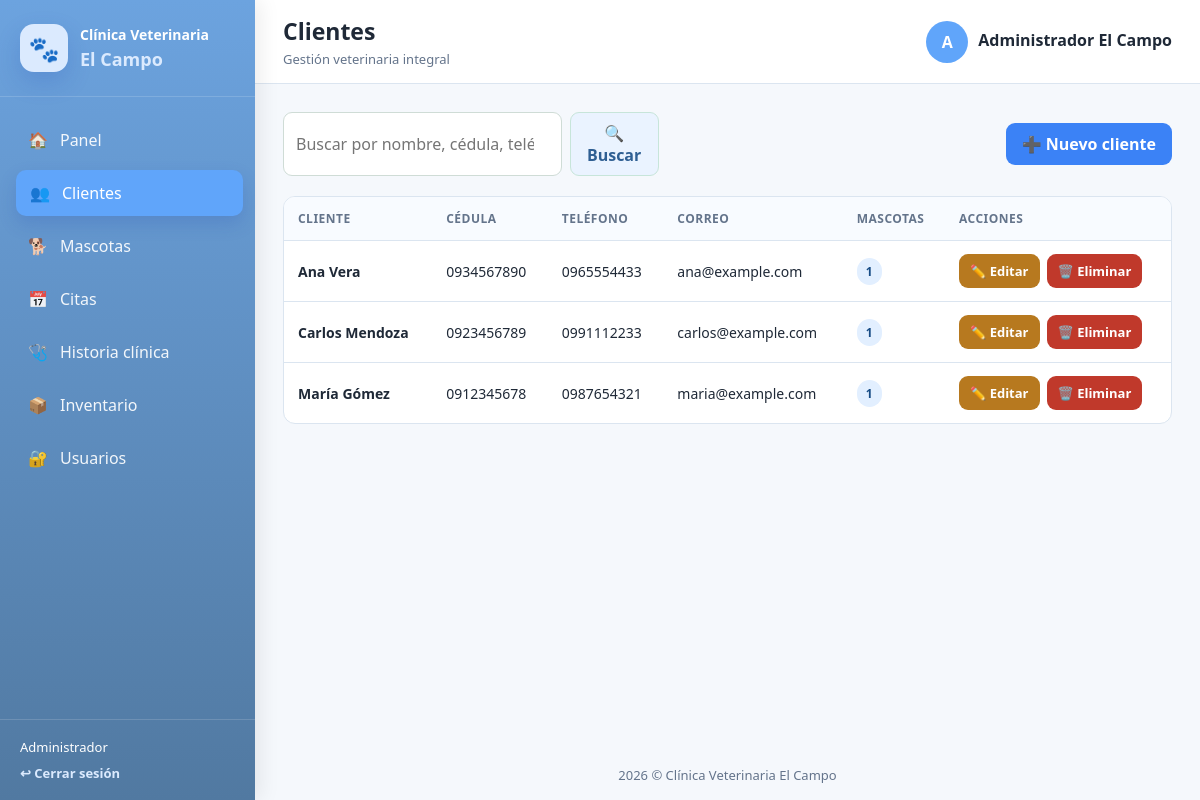
The page /clientes/index.php (signed in) on the database its author committed.
### tables this page shows
CREATE TABLE clientes (
    id INT UNSIGNED AUTO_INCREMENT PRIMARY KEY,
    nombres VARCHAR(100) NOT NULL,
    apellidos VARCHAR(100) NOT NULL,
    cedula VARCHAR(13) NULL UNIQUE,
    telefono VARCHAR(30) NOT NULL,
    email VARCHAR(150) NULL UNIQUE,
    direccion VARCHAR(255) NULL,
    created_at TIMESTAMP NOT NULL DEFAULT CURRENT_TIMESTAMP
);

### config/app.php (called while the page is built, shortened)
<?php
function url(string $ruta = ''): string
{
    $base = rtrim(BASE_URL, '/');
    $ruta = ltrim($ruta, '/');
    return $base . '/' . $ruta;
}
function e(mixed $valor): string
{
    return htmlspecialchars(
        (string) ($valor ?? ''),
        ENT_QUOTES,
        'UTF-8'
    );
}

### includes/auth.php (called while the page is built, shortened)
<?php
if (!function_exists('current_user')) {
    function current_user(): array
    {
        return [
            'id' => (int) (
                $_SESSION['usuario_id']
                ?? $_SESSION['id_usuario']
                ?? $_SESSION['user_id']
                ?? $_SESSION['id']
                ?? 0
            ),
            'nombre' => trim(
                (string) (
                    $_SESSION['nombre']
                    ?? $_SESSION['usuario']
                    ?? $_SESSION['nombre_usuario']
                    ?? ''
                )
            ),
            'correo' => trim(
                (string) (
                    $_SESSION['correo']
                    ?? $_SESSION['email']
                    ?? ''
                )
            ),
            'rol' => trim(
                (string) (
                    $_SESSION['rol']
                    ?? $_SESSION['nombre_rol']
                    ?? ''
                )
            ),
        ];
    }
}
if (!function_exists('is_logged_in')) {
    function is_logged_in(): bool
    {
        $usuario = current_user();
        return (int) ($usuario['id'] ?? 0) > 0;
    }
}
if (!function_exists('normalize_role')) {
    function normalize_role(string $rol): string
    {
        $rol = strtolower(trim($rol));
        $rol = strtr(
            $rol,
            [
                'á' => 'a',
                'é' => 'e',
                'í' => 'i',
                'ó' => 'o',
                'ú' => 'u',
                'ü' => 'u',
                'ñ' => 'n',
            ]
        );
        $rol = preg_replace('/\s+/', ' ', $rol) ?? $rol;
        return match ($rol) {
            'admin',
            'administrador',
            'administrator' => 'administrador',
            'medico',
            'medico veterinario',
            'veterinario' => 'veterinario',
            'recepcion',
            'recepcionista' => 'recepcionista',
            default => $rol,
        };
    }
}
if (!function_exists('current_role')) {
    function current_role(): string
    {
        $usuario = current_user();
        return normalize_role(
            (string) ($usuario['rol'] ?? '')
        );
    }
}
if (!function_exists('role_permissions')) {
    function role_permissions(): array
    {
        return [
            'administrador' => [
                'dashboard.ver',
                'clientes.ver',
                'clientes.crear',
                'clientes.editar',
                'clientes.eliminar',
                'mascotas.ver',
                'mascotas.crear',
                'mascotas.editar',
                'mascotas.eliminar',
                'citas.ver',
                'citas.crear',
                'citas.editar',
                'citas.eliminar',
                'historias.ver',
                'historias.crear',
                'historias.editar',
                'historias.eliminar',
                'inventario.ver',
                'inventario.crear',
                'inventario.editar',
                'inventario.eliminar',
                'usuarios.ver',
                'usuarios.crear',
                'usuarios.editar',
                'usuarios.eliminar',
                'reportes.ver',
                'configuracion.ver',
                'configuracion.editar',
            ],
            'veterinario' => [
                'dashboard.ver',
                'clientes.ver',
                'mascotas.ver',
                'mascotas.crear',
                'mascotas.editar',
                'citas.ver',
                'citas.editar',
                'historias.ver',
                'historias.crear',
                'historias.editar',
                'inventario.ver',
                'reportes.ver',
            ],
            'recepcionista' => [
                'dashboard.ver',
                'clientes.ver',
                'clientes.crear',
                'clientes.editar',
                'mascotas.ver',
                'mascotas.crear',
                'mascotas.editar',
                'citas.ver',
                'citas.crear',
                'citas.editar',
                'citas.eliminar',
                'historias.ver',
                'inventario.ver',
            ],
        ];
    }
}
if (!function_exists('current_permissions')) {
    function current_permissions(): array
    {
        $matriz = role_permissions();
        $rol = current_role();
        return $matriz[$rol] ?? [];
    }
}
if (!function_exists('can')) {
    function can(string $permiso): bool
    {
        return in_array(
            $permiso,
            current_permissions(),
            true
        );
    }
}

### clientes/index.php (the view, shortened to what this page needs)
<?php
$raiz = dirname(__DIR__);
require_once $raiz . '/config/app.php';
require_once $raiz . '/config/conexion.php';
require_once $raiz . '/includes/auth.php';
$puedeCrear = can('clientes.crear');
$puedeEditar = can('clientes.editar');
$puedeEliminar = can('clientes.eliminar');
$buscar = trim(
    (string) ($_GET['buscar'] ?? '')
);
$clientes = [];
try {
    $sql = '
        SELECT
            c.id,
            c.nombres,
            c.apellidos,
            c.cedula,
            c.telefono,
            c.email,
            (
                SELECT COUNT(*)
                FROM mascotas m
                WHERE m.cliente_id = c.id
            ) AS total_mascotas
        FROM clientes c
    ';
    $parametros = [];
    $sql .= ' ORDER BY c.id DESC';
    $consulta = $pdo->prepare($sql);
    $consulta->execute($parametros);
    $clientes = $consulta->fetchAll(
        PDO::FETCH_ASSOC
    );
} catch (Throwable $error) {
    error_log(
        'Error al consultar clientes: ' .
        $error->getMessage()
    );
    $mensajeError =
        'No se pudieron cargar los clientes. ' .
        'Comprueba la tabla clientes y sus columnas.';
}
require_once $raiz . '/includes/header.php';
?>
<div class="page-actions">
    <form
        class="search-bar"
        method="GET"
        action="<?= e(url('clientes/index.php')) ?>"
    >
        <input
            type="search"
            name="buscar"
            value="<?= e($buscar) ?>"
            placeholder="Buscar por nombre, cédula, teléfono o correo..."
            autocomplete="off"
        >
        <button
            class="btn btn-secondary"
            type="submit"
        >
            🔍 Buscar
        </button>
    </form>
    <?php if ($puedeCrear): ?>
        <a
            class="btn btn-primary"
            href="<?= e(url('clientes/crear.php')) ?>"
        >
            ➕ Nuevo cliente
        </a>
    <?php endif; ?>
</div>
<div class="table-wrapper">
    <table>
        <thead>
        <tr>
            <th>Cliente</th>
            <th>Cédula</th>
            <th>Teléfono</th>
            <th>Correo</th>
            <th>Mascotas</th>
            <th>Acciones</th>
        </tr>
        </thead>
        <tbody>
        <?php if ($clientes !== []): ?>
            <?php foreach ($clientes as $cliente): ?>
                <?php
                $idCliente = (int) (
                    $cliente['id'] ?? 0
                );
                $nombres = trim(
                    (string) (
                        $cliente['nombres'] ?? ''
                    )
                );
                $apellidos = trim(
                    (string) (
                        $cliente['apellidos'] ?? ''
                    )
                );
                $nombreCompleto = trim(
                    $nombres . ' ' . $apellidos
                );
                $cedula = trim(
                    (string) (
                        $cliente['cedula'] ?? ''
                    )
                );
                $telefono = trim(
                    (string) (
                        $cliente['telefono'] ?? ''
                    )
                );
                $email = trim(
                    (string) (
                        $cliente['email'] ?? ''
                    )
                );
                $totalMascotas = (int) (
                    $cliente['total_mascotas'] ?? 0
                );
                ?>
                <tr>
                    <td>
                        <strong>
                            <?= e($nombreCompleto) ?>
                        </strong>
                    </td>
                    <td>
                        <?= e(
                            $cedula !== ''
                                ? $cedula
                                : '—'
                        ) ?>
                    </td>
                    <td>
                        <?= e(
                            $telefono !== ''
                                ? $telefono
                                : '—'
                        ) ?>
                    </td>
                    <td>
                        <?= e(
                            $email !== ''
                                ? $email
                                : '—'
                        ) ?>
                    </td>
                    <td>
                        <span class="badge badge-info">
                            <?= $totalMascotas ?>
                        </span>
                    </td>
                    <td>
                        <div class="actions">
                            <?php if ($puedeEditar): ?>
                                <a
                                    class="btn btn-warning btn-sm"
                                    href="<?= e(
                                        url(
                                            'clientes/editar.php?id=' .
                                            $idCliente
                                        )
                                    ) ?>"
                                >
                                    ✏️ Editar
                                </a>
                            <?php endif; ?>
                            <?php if ($puedeEliminar): ?>
                                <form
                                    class="inline-form"
                                    method="POST"
                                    action="<?= e(
                                        url('clientes/eliminar.php')
                                    ) ?>"
                                    onsubmit="return confirm(
                                        '¿Deseas eliminar este cliente?'
                                    );"
                                >
                                    <button
                                        class="btn btn-danger btn-sm"
                                        type="submit"
                                    >
                                        🗑️ Eliminar
                                    </button>
                                </form>
                            <?php endif; ?>
                        </div>
                    </td>
                </tr>
            <?php endforeach; ?>
        <?php endif; ?>
        </tbody>
    </table>
</div>
<?php
require_once $raiz . '/includes/footer.php';
?>

### assets/css/style.css (style rules this page uses)
:root { --primary: #3b82f6; --primary-dark: #2f5f93; --primary-light: #eaf3ff; --secondary: #f0a202; --danger: #c0392b; --warning: #b7791f; --success: #23815b; --info: #2563eb; --text: #1f2937; --muted: #64748b; --border: #dbe5f0; --surface: #ffffff; --background: #f5f8fc; --shadow: 0 10px 28px rgba(47, 95, 147, 0.10); --radius: 14px; }
* { box-sizing: border-box; margin: 0; padding: 0; }
body { min-height: 100vh; font-family: "Segoe UI", Arial, sans-serif; color: var(--text); background: var(--background); }
a { color: inherit; text-decoration: none; }
button, input, select, textarea { font: inherit; }
.page-actions { display: flex; flex-wrap: wrap; align-items: center; justify-content: space-between; gap: 12px; margin-bottom: 20px; }
.btn { min-height: 40px; display: inline-flex; align-items: center; justify-content: center; gap: 7px; padding: 9px 15px; border: 1px solid transparent; border-radius: 9px; cursor: pointer; font-weight: 700; transition: 0.2s ease; }
.btn-primary { color: #fff; background: var(--primary); }
.btn-secondary { color: var(--primary-dark); background: var(--primary-light); border-color: #c7e5da; }
.btn-danger { color: #fff; background: var(--danger); }
.btn-warning { color: #fff; background: var(--warning); }
.btn-sm { min-height: 34px; padding: 6px 10px; font-size: 13px; }
.table-wrapper { overflow-x: auto; border: 1px solid var(--border); border-radius: 12px; background: #fff; }
table { width: 100%; border-collapse: collapse; }
th, td { padding: 13px 14px; text-align: left; vertical-align: middle; border-bottom: 1px solid var(--border); white-space: nowrap; }
th { font-size: 12px; text-transform: uppercase; letter-spacing: 0.04em; color: var(--muted); background: #f8fbff; }
tr:last-child td { border-bottom: 0; }
td { font-size: 14px; }
.actions { display: flex; align-items: center; gap: 7px; }
.inline-form { display: inline; }
.badge { display: inline-flex; align-items: center; padding: 5px 9px; border-radius: 999px; font-size: 12px; font-weight: 800; }
.badge-info { color: #184d86; background: #e2efff; }
input, select, textarea { width: 100%; min-height: 43px; padding: 10px 12px; color: var(--text); border: 1px solid #cfdcd6; border-radius: 9px; outline: none; background: #fff; transition: 0.2s ease; }
.search-bar { min-width: min(100%, 320px); display: flex; gap: 8px; }

### rows shown on the page
clientes: nombreCompleto "Ana Vera", cedula "0934567890", telefono "0965554433", email "ana@example.com", totalMascotas "1"
clientes: nombreCompleto "Carlos Mendoza", cedula "0923456789", telefono "0991112233", email "carlos@example.com", totalMascotas "1"
clientes: nombreCompleto "María Gómez", cedula "0912345678", telefono "0987654321", email "maria@example.com", totalMascotas "1"

### other values the page prints
$user['rol'] "Administrador"
$pageTitle "Clientes"
$userInitial "A"
$nombreUsuario "Administrador El Campo"
